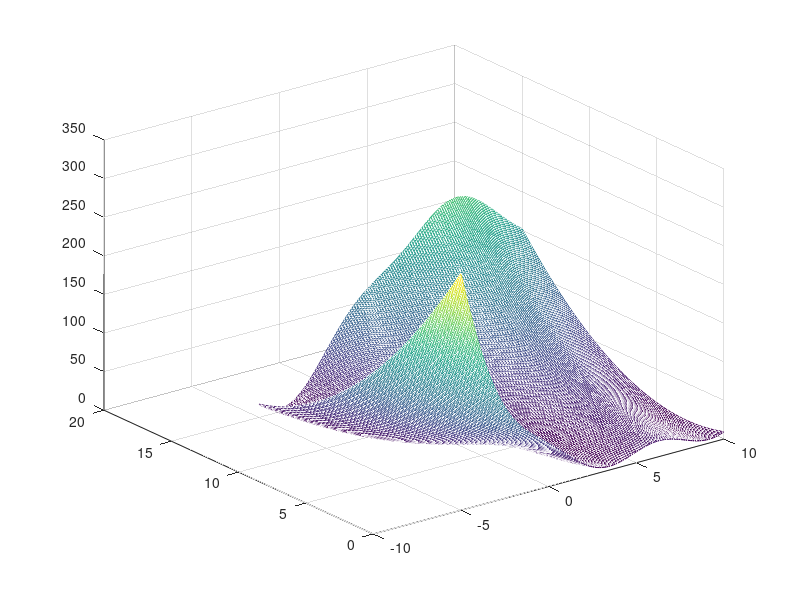

Here is the MATLAB script that generated this plot:
[x,y] = meshgrid(-5:0.1:10, -0:0.1:15);

z = (y - 5./(4.*pi.^2).*x.^2 + (5./pi).*x - 6).^2 + 10.*(1-1./(8.*pi)).*cos(x) + 10;

mesh(x,y,z);
